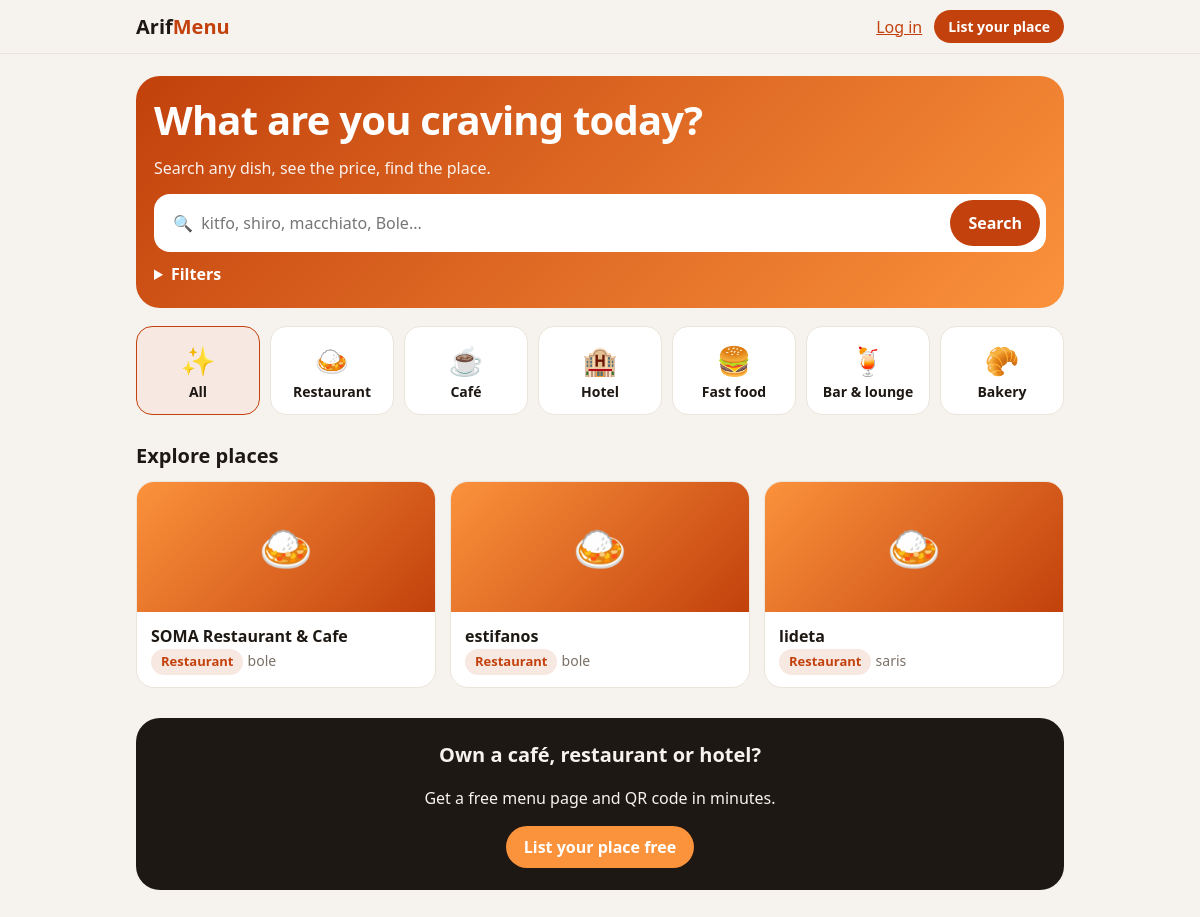
The page / on the database its author committed.
### core/models.py (models this page shows, shortened)
class Place(models.Model):
    TYPES = [("restaurant", "Restaurant"), ("cafe", "Café"), ("hotel", "Hotel"),
             ("fastfood", "Fast food"), ("bar", "Bar & lounge"), ("bakery", "Bakery")]
    EMOJI = {"restaurant": "🍛", "cafe": "☕", "hotel": "🏨", "fastfood": "🍔", "bar": "🍹", "bakery": "🥐"}
    PLANS = [("free", "Free"), ("premium", "Premium")]
    owner = models.ForeignKey(settings.AUTH_USER_MODEL, on_delete=models.CASCADE, related_name="places")
    name = models.CharField(max_length=150)
    place_type = models.CharField(max_length=20, choices=TYPES, default="restaurant", verbose_name="Type")
    slug = models.SlugField(unique=True, blank=True)
    description = models.CharField(max_length=300, blank=True)
    area = models.CharField(max_length=100, help_text="e.g. Bole, Piassa")
    address = models.CharField(max_length=255, blank=True)
    phone = models.CharField(max_length=30, blank=True)
    opening_hours = models.CharField(max_length=120, blank=True, help_text="e.g. Mon-Sat 7:00-22:00")
    latitude = models.FloatField(null=True, blank=True)
    longitude = models.FloatField(null=True, blank=True)
    cover = models.ImageField(upload_to="covers/", blank=True)
    plan = models.CharField(max_length=20, choices=PLANS, default="free")
    is_active = models.BooleanField(default=False, help_text="Approved by admin")
    is_featured = models.BooleanField(default=False)
    views = models.PositiveIntegerField(default=0)
    created = models.DateTimeField(auto_now_add=True)
    class Meta:
        ordering = ["-is_featured", "name"]
    @property
    def emoji(self):
        return self.EMOJI.get(self.place_type, "🍽")

### core/views.py (the view, shortened to what this page needs)
# urls.py: path("", v.home, name="home"),
def home(request):
    q = request.GET.get("q", "").strip()
    area = request.GET.get("area", "").strip()
    category = request.GET.get("category", "").strip()
    max_price = request.GET.get("max_price", "").strip()
    ptype = request.GET.get("type", "").strip()
    searching = any([q, area, category, max_price, ptype])
    base = Place.objects.filter(is_active=True)
    places = base
    dishes = MenuItem.objects.none()
    if ptype:
        places = places.filter(place_type=ptype)
    if area:
        places = places.filter(area__iexact=area)
    if q:
        places = places.filter(Q(name__icontains=q) | Q(
            area__icontains=q) | Q(items__name__icontains=q)).distinct()
    ctx = {
        "q": q, "ptype": ptype, "types": [(k, l, Place.EMOJI[k]) for k, l in Place.TYPES], "area": area, "category": category, "max_price": max_price,
        "searching": searching, "places": places[:60], "dishes": dishes,
        "featured": [] if searching else base.filter(is_featured=True)[:6],
        "areas": base.values_list("area", flat=True).distinct().order_by("area"),
        "categories": MenuItem.objects.filter(place__is_active=True).values_list("category", flat=True).distinct().order_by("category"),
    }
    return render(request, "home.html", ctx)

### core/templates/home.html (shortened to what this page needs)
{% extends "base.html" %}
{% block content %}
<div class="hero"><h1>What are you craving today?</h1><p>Search any dish, see the price, find the place.</p>
<form method="get"><div class="search"><input name="q" value="{{ q }}" placeholder="🔍  kitfo, shiro, macchiato, Bole...">
{% if ptype %}<input type="hidden" name="type" value="{{ ptype }}">{% endif %}<button>Search</button></div>
<details class="f" {% if area or category or max_price %}open{% endif %}><summary>Filters</summary></details></form></div>
<div class="tiles"><a class="tile {% if not ptype %}on{% endif %}" href="{% url 'home' %}"><span>✨</span>All</a>
{% for k, l, e in types %}<a class="tile {% if k == ptype %}on{% endif %}" href="?type={{ k }}"><span>{{ e }}</span>{{ l }}</a>{% endfor %}</div>
<h2>{% if searching %}Places{% else %}Explore places{% endif %}</h2>
<div class="grid">{% for p in places %}{% include "place_card.html" %}{% empty %}<p class="mut">No places found. Try another search.</p>{% endfor %}</div>
{% if not searching %}<div class="cta"><h2 style="margin-top:0">Own a café, restaurant or hotel?</h2><p>Get a free menu page and QR code in minutes.</p><a class="btn" href="{% url 'signup' %}">List your place free</a></div>{% endif %}
{% endblock %}

### core/templates/place_card.html
<a class="pc" href="{% url 'place_detail' p.slug %}"><div class="im">{% if p.cover %}<img src="{{ p.cover.url }}" alt="" loading="lazy">{% else %}{{ p.emoji }}{% endif %}</div>
<div class="bd"><b>{{ p.name }}</b> {% if p.is_featured %}<span class="badge">★</span>{% endif %}<br>
<span class="chip">{{ p.get_place_type_display }}</span> <span class="mut">{{ p.area }}</span>
{% if p.opening_hours %}<br><span class="mut">🕒 {{ p.opening_hours }}</span>{% endif %}</div></a>

### core/templates/base.html (style rules this page uses)
:root { --bg:#f6f3ee;--fg:#1d1813;--card:#fff;--mut:#7a7066;--ac:#c2410c;--ac2:#fb923c;--bd:#ebe4da;--r:18px }
* { box-sizing:border-box }
html { scroll-behavior:smooth }
body { margin:0;font:16px/1.5 system-ui,-apple-system,"Segoe UI",sans-serif;background:var(--bg);color:var(--fg);padding-bottom:72px }
a { color:var(--ac) }
h1 { font-size:clamp(26px,6vw,40px);line-height:1.1;margin:8px 0 14px;letter-spacing:-.02em }
h2 { font-size:20px;margin:26px 0 10px }
.btn,button { font:inherit;font-weight:600;background:var(--ac);color:#fff;border:0;border-radius:999px;padding:9px 18px;cursor:pointer;text-decoration:none;display:inline-block }
input,select,textarea { font:inherit;padding:11px 13px;border-radius:12px;border:1px solid var(--bd);background:var(--card);color:var(--fg);max-width:100% }
.mut { color:var(--mut);font-size:14px }
.hero { background:linear-gradient(135deg,var(--ac),var(--ac2));color:#fff;border-radius:24px;padding:22px 18px;margin-top:6px }
.hero h1 { margin-top:0 }
.hero p { margin:0 0 14px;opacity:.92 }
.search { display:flex;gap:8px;background:var(--card);border-radius:16px;padding:6px }
.search input { flex:1;border:0;background:transparent;min-width:0 }
details.f { margin-top:10px }
details.f summary { cursor:pointer;font-weight:600 }
.tiles { display:grid;grid-template-columns:repeat(auto-fit,minmax(92px,1fr));gap:10px;margin:18px 0 }
.tile { background:var(--card);border:1px solid var(--bd);border-radius:16px;text-align:center;padding:12px 4px;text-decoration:none;color:var(--fg);font-size:14px;font-weight:600 }
.tile span { display:block;font-size:28px }
.tile.on { border-color:var(--ac);background:color-mix(in srgb,var(--ac) 12%,var(--card)) }
.grid { display:grid;grid-template-columns:repeat(auto-fill,minmax(250px,1fr));gap:14px }
.pc { background:var(--card);border:1px solid var(--bd);border-radius:var(--r);overflow:hidden;text-decoration:none;color:inherit;display:block;transition:transform .15s }
.pc .im { height:130px;background:linear-gradient(135deg,var(--ac2),var(--ac));display:grid;place-items:center;font-size:44px }
.pc .bd { padding:12px 14px }
.chip { display:inline-block;background:color-mix(in srgb,var(--ac) 12%,var(--card));color:var(--ac);border-radius:999px;padding:3px 10px;font-size:13px;font-weight:600 }
.cta { background:var(--fg);color:var(--bg);border-radius:24px;padding:22px;margin:30px 0;text-align:center }
.cta .btn { background:var(--ac2) }
form input,form textarea,form select { width:100% }
@media (min-width:760px) { body { padding-bottom:0 } }

### rows shown on the page
Place: emoji "🍛", name "SOMA Restaurant & Cafe", place_type "Restaurant", area "bole"
Place: emoji "🍛", name "estifanos", place_type "Restaurant", area "bole"
Place: emoji "🍛", name "lideta", place_type "Restaurant", area "saris"

### other values the page prints
{{ e }} "🍛" "☕" "🏨" "🍔" "🍹" "🥐"
{{ l }} "Restaurant" "Café" "Hotel" "Fast food" "Bar & lounge" "Bakery"
